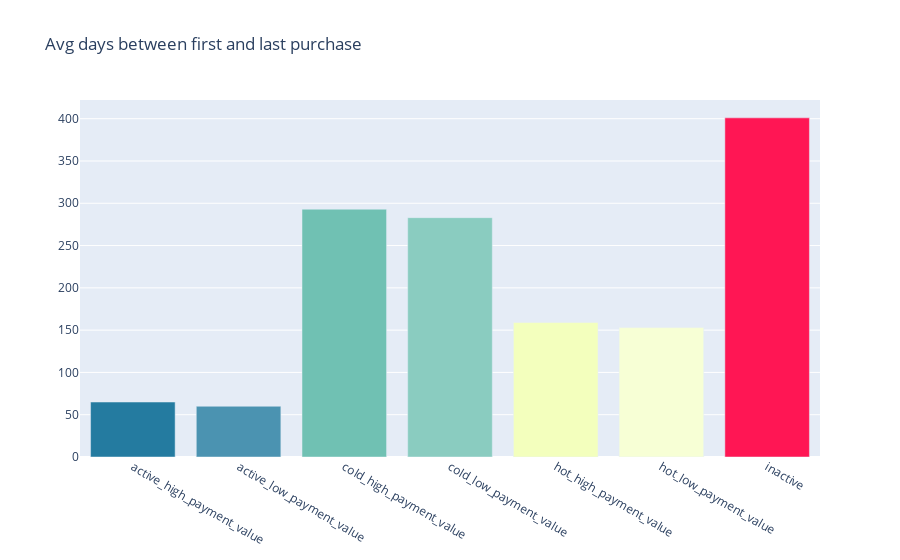

Notebook code for this chart:
### Code cell
configure_plotly_browser_state()
trace0 = go.Bar(
    x=df_days_repurchase_subsegment_2018["sub_segment"].values,
    y=df_days_repurchase_subsegment_2018["diff_order_purchase"].values,
    marker=dict(
        color=['rgba(36,123,160,1)', 
               'rgba(75,147,177,1)',
               'rgba(112,193,179,1)', 
               'rgba(138,204,192,1)',
               'rgba(243,255,189,1)',
               'rgba(247,255,213,1)',
               'rgba(255,22,84,1)']),
)

data = [trace0]

layout = go.Layout(
    title='Avg days between first and last purchase',
)

fig = go.Figure(data=data, layout=layout)
py.iplot(fig)

### Figure 1 — Plotly figure (JSON) as saved in the notebook; plotly's stock layout.template omitted (floating-point values rounded to 4 significant figures)
{"data": [{"marker": {"color": ["rgba(36,123,160,1)", "rgba(75,147,177,1)", "rgba(112,193,179,1)", "rgba(138,204,192,1)", "rgba(243,255,189,1)", "rgba(247,255,213,1)", "rgba(255,22,84,1)"]}, "type": "bar", "x": ["active_high_payment_value", "active_low_payment_value", "cold_high_payment_value", "cold_low_payment_value", "hot_high_payment_value", "hot_low_payment_value", "inactive"], "y": [65, 60, 293, 283, 159, 153, 401]}], "layout": {"title": {"text": "Avg days between first and last purchase"}}}
